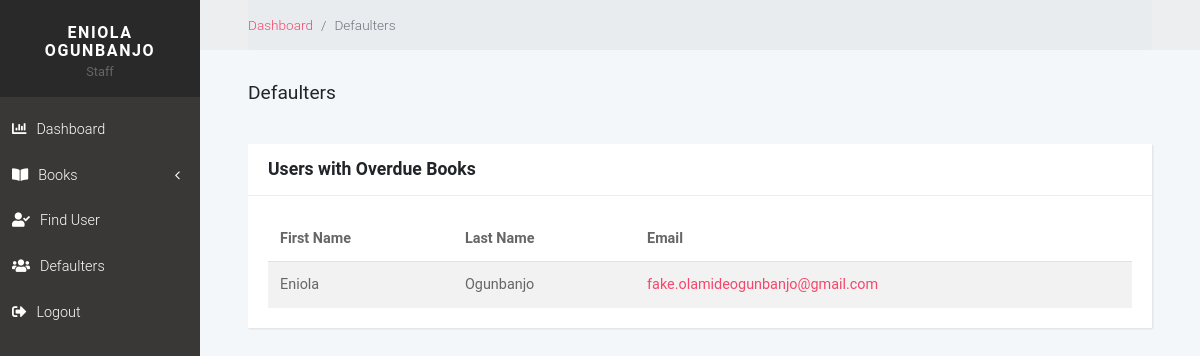
Page /dashboard/defaulters/ (signed in) on the earlier database version.
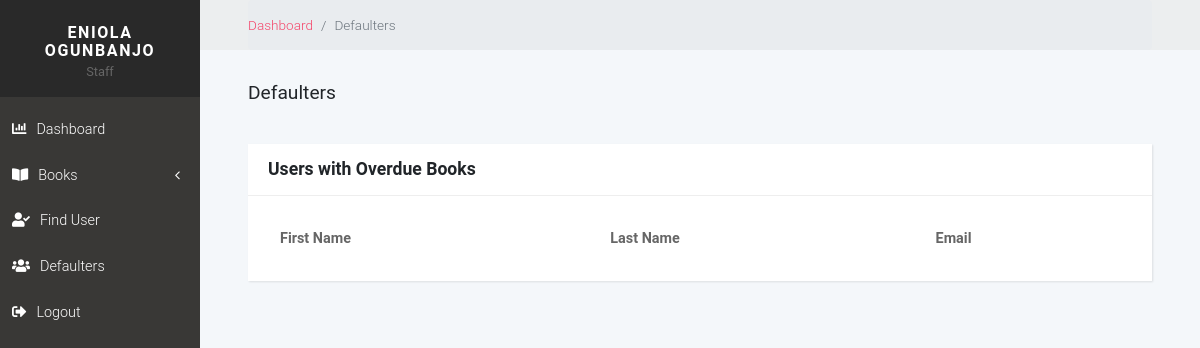
Same page on the later database version.
### library/models.py (models this page shows, shortened)
class Checkout(models.Model):
    user = models.ForeignKey(to=User, on_delete=models.DO_NOTHING)
    book = models.ForeignKey(to=Book, on_delete=models.CASCADE)
    reserved = models.BooleanField(default=False)
    collected = models.BooleanField(default=False)
    overdue = models.BooleanField(default=False)
    closed = models.BooleanField(default=False)
    reserved_date = models.DateField(null=True, blank=True)
    collected_date = models.DateField(null=True, blank=True)
    closed_date = models.DateField(null=True, blank=True)
    class Meta:
        ordering = ['user']

### library/views.py (the view)
# urls.py: path('dashboard/defaulters/', views.defaulters, name='defaulters'),
@login_required
def defaulters(request):
    defaults = Checkout.objects.filter(overdue=True, closed=False)
    return render(request, 'defaulters.html', context={'defaults': defaults})

### library/context_processor.py (called while the page is built)
def notifications(request):
    if request.user.is_anonymous == True:
        return {'notifications_count': 0}
    else:
        user = request.user
        notifications = Notification.objects.filter(user=user,
                                                    read=False)
        return {'notifications_count': notifications.count()}

### templates/defaulters.html
{% extends 'base_dashboard.html' %}
{% load static %}
{% block main %}
    <div class="page">
        <div class="breadcrumb-holder">
            <div class="container-fluid">
                <ul class="breadcrumb">
                    <li class="breadcrumb-item"><a href="
{% url 'dashboard' %}">Dashboard</a></li>
                    <li class="breadcrumb-item active">Defaulters</li>
                </ul>
            </div>
        </div>
        <section>
            <div class="container-fluid">
                <header>
                    <h1 class="h3 display">Defaulters</h1>
                </header>
                <div class="mr-auto ml-auto">
                    <div class="card">
                        <div class="card-header">
                            <h4>Users with Overdue Books</h4>
                        </div>
                        <div class="card-body">
                            <div class="table-responsive">
                                <table class="table table-striped table-hover">
                                    <thead>
                                    <tr>
                                        <th>First Name</th>
                                        <th>Last Name</th>
                                        <th>Email</th>
                                    </tr>
                                    </thead>
                                    <tbody>
                                    {% for default in defaults %}
                                        <tr>
                                            <td>{{ default.user.first_name }}</td>
                                            <td>{{ default.user.last_name }}</td>
                                            <td>
                                                <a href="{% url 'profile' default.user.username %}"
                                                   class="stretched-link"
                                                >{{ default.user.email }}</a>
                                            </td>
                                        </tr>
                                    {% endfor %}
                                    </tbody>
                                </table>
                            </div>
                        </div>
                    </div>
                </div>
            </div>
        </section>
    </div>
{% endblock %}

Differences in the rows shown:
no longer on this page (row edited): Checkout: user.first_name "Eniola", user.last_name "Ogunbanjo", user.email "fake.olamideogunbanjo@gmail.com"
